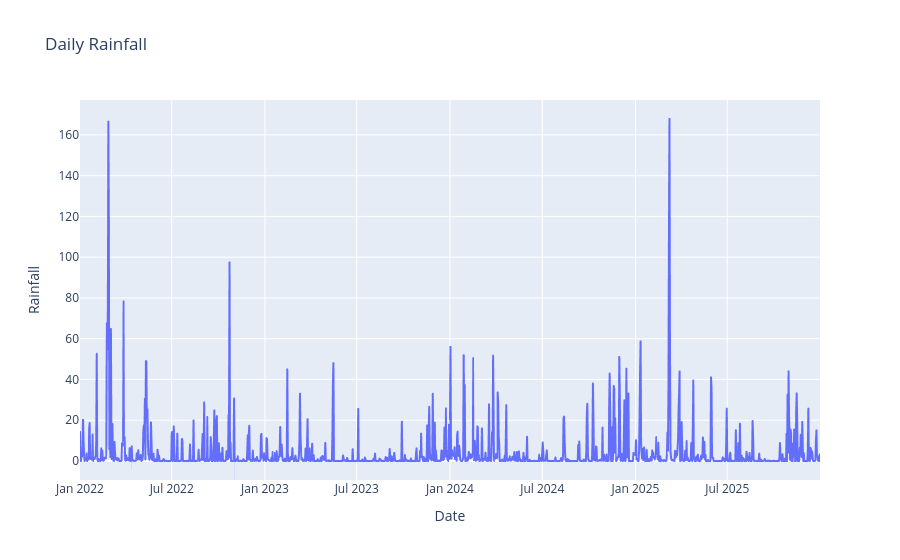

Notebook code cell kept with this figure:
### Markdown cell above
#### Rainfall in mm

### Code cell
fig = px.line(
    weather,
    x="Date",
    y="Rainfall",
    title="Daily Rainfall"
)

fig.show()

### Figure 1 — Plotly figure (JSON) as saved in the notebook; plotly's stock layout.template omitted (floating-point values rounded to 4 significant figures; data arrays with more than 128 entries replaced by an {"elided": "..."} marker saying what was removed)
{"data": [{"hovertemplate": "Date=%{x}<br>Rainfall=%{y}<extra></extra>", "legendgroup": "", "line": {"color": "#636efa", "dash": "solid"}, "marker": {"symbol": "circle"}, "mode": "lines", "name": "", "showlegend": false, "type": "scattergl", "x": {"elided": "1461 str values"}, "xaxis": "x", "y": {"elided": "1461 float values"}, "yaxis": "y"}], "layout": {"legend": {"tracegroupgap": 0}, "title": {"text": "Daily Rainfall"}, "xaxis": {"anchor": "y", "domain": [0, 1], "title": {"text": "Date"}}, "yaxis": {"anchor": "x", "domain": [0, 1], "title": {"text": "Rainfall"}}}}
